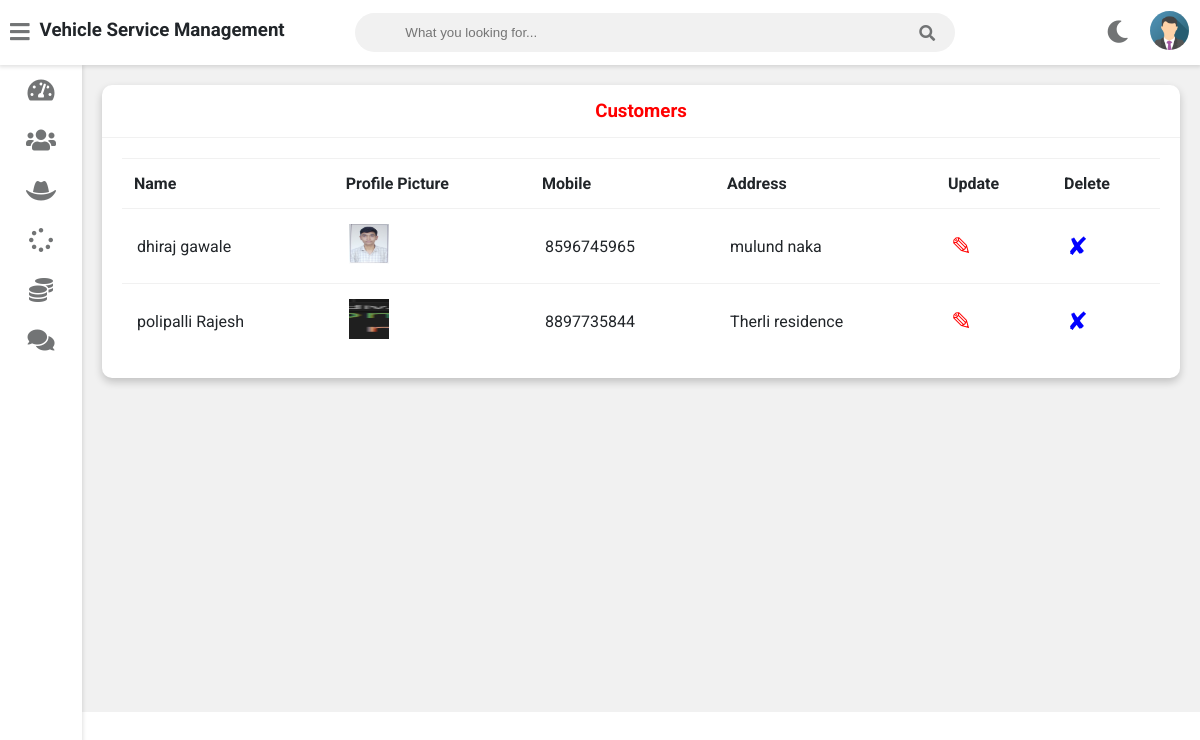
/admin-view-customer (signed in), run on the app's committed database.
### vehicle/models.py (models this page shows, shortened)
class Customer(models.Model):
    user=models.OneToOneField(User,on_delete=models.CASCADE)
    profile_pic= models.ImageField(upload_to='profile_pic/CustomerProfilePic/',null=True,blank=True)
    address = models.CharField(max_length=40)
    mobile = models.CharField(max_length=20,null=False)
    @property
    def get_name(self):
        return self.user.first_name+" "+self.user.last_name

### vehicle/views.py (the view)
# urls.py: path('admin-view-customer',views.admin_view_customer_view,name='admin-view-customer'),
@login_required(login_url='adminlogin')
def admin_view_customer_view(request):
    customers=models.Customer.objects.all()
    return render(request,'vehicle/admin_view_customer.html',{'customers':customers})

### templates/vehicle/admin_view_customer.html
{% extends 'vehicle/adminbase.html' %}
{% block content %}
{% load static %}
	<div class="wrapper">
		<div class="row">
			<div class="col-12 col-m-12 col-sm-12">
				<div class="card">
					<div class="card-header">
						<h3 style="color:red; text-align:center" >Customers
						</h3>
					</div>
					<div class="card-content">
						<table>
							<thead>
                <tr>
                  <th>Name</th>
                  <th>Profile Picture</th>
                  <th>Mobile</th>
                  <th>Address</th>
                  <th>Update</th>
                  <th>Delete</th>
                </tr>
							</thead>
							<tbody>
              {% for c in customers %}
                <tr>
                  <td> {{c.get_name}}</td>
                  <td> <img src="{% static c.profile_pic.url %}" alt="Profile Pic" height="40px" width="40px" /></td>
                  <td>{{c.mobile}}</td>
                  <td>{{c.address}}</td>
                  <td><a  style="color:red; text-decoration:none;font-size:25px;" href="{% url 'update-customer' c.id  %}">&#9998;</a></td>
                  <td><a style="color:blue; text-decoration:none;font-size:25px;"href="{% url 'delete-customer' c.id  %}">&#10008;</a></td>
                </tr>
                {% endfor %}
							</tbody>
						</table>
					</div>
				</div>
			</div>
		</div>
<br><br><br><br><br><br><br><br><br><br><br><br><br><br><br><br>
	</div>
{% endblock content %}

### templates/vehicle/adminbase.html (shortened to what this page needs)
<!DOCTYPE html>
{% load static %}
<html>
<head>
	<link rel="stylesheet" type="text/css" href="https://cdnjs.cloudflare.com/ajax/libs/Chart.js/2.9.3/Chart.min.css">
	<link rel="stylesheet" type="text/css" href="{% static "fontawesome-free/css/all.min.css" %}">
	<link rel="stylesheet" type="text/css" href="{% static "style.css" %}">
</head>
<body class="overlay-scrollbar">
	<div class="navbar">
		<ul class="navbar-nav">
			<li class="nav-item">
				<a class="nav-link">
					<i class="fas fa-bars" onclick="collapseSidebar()"></i>
				</a>
			</li>
			<li class="nav-item">
				<h3>Vehicle Service Management</h3>
			</li>
		</ul>
		<form class="navbar-search">
			<input type="text" name="Search" class="navbar-search-input" placeholder="What you looking for...">
			<i class="fas fa-search"></i>
		</form>
		<ul class="navbar-nav nav-right">
			<li class="nav-item mode">
				<a class="nav-link" href="#" onclick="switchTheme()">
					<i class="fas fa-moon dark-icon"></i>
				</a>
			</li>
			<li class="nav-item avt-wrapper">
				<div class="avt dropdown">
					<img src="{% static "images/admin.png" %} " alt="User image" class="dropdown-toggle" data-toggle="user-menu">
				</div>
			</li>
		</ul>
	</div>
	<div class="sidebar">
		<ul class="sidebar-nav">
			<li class="sidebar-nav-item">
				<a href="/admin-dashboard" class="sidebar-nav-link">
					<div>
						<i class="fas fa-tachometer-alt"></i>
					</div>
				</a>
			</li>
			<li class="sidebar-nav-item">
				<a href="/admin-customer" class="sidebar-nav-link">
					<div>
						<i class="fas fa-users"></i>
					</div>
				</a>
			</li>
			<li  class="sidebar-nav-item">
				<a href="/admin-mechanic" class="sidebar-nav-link">
					<div>
					<i class="fas fa-hat-cowboy"></i>
					</div>
				</a>
			</li>
			<li  class="sidebar-nav-item">
				<a href="/admin-request" class="sidebar-nav-link">
					<div>
						<i class="fas fa-spinner"></i>
					</div>
				</a>
			</li>
			<li  class="sidebar-nav-item">
				<a href="/admin-report" class="sidebar-nav-link">
					<div>
						<i class="fas fa-coins"></i>
					</div>
				</a>
			</li>
			<li  class="sidebar-nav-item">
				<a href="/admin-feedback" class="sidebar-nav-link">
					<div>
					<i class="fas fa-comments"></i>
					</div>
				</a>
			</li>
		</ul>
	</div>
<div>
	<div class="content">
		{% block content %}
		{% endblock content %}
	</div>
</div>
</body>
</html>

### static/style.css (style rules this page uses)
:root { --primary-color: #4834d4; --success-color: #6ab04c; --warning-color: #f0932b; --danger-color: #eb4d4b; --light-color: #212529; --light-second-color: #727475; --light-background: #ffffff; --light-second-background: #f1f1f1; --dark-color: #909090; --dark-second-color: #f5f6fa; --dark-background: #23242D; --dark-second-background: #181818; }
.light { --main-bg-color: var(--light-background); --second-bg-color: var(--light-second-background); --main-color: var(--light-color); --second-color: var(--light-second-color); }
* { box-sizing: border-box; }
body { font-family: 'Roboto', sans-serif; background: var(--main-bg-color); color: var(--main-color); margin: 0; }
.navbar { display: flex; flex-direction: row; background: var(--main-bg-color); color: var(--main-color); position: fixed; top: 0; right: 0; left: 0; z-index: 101; box-shadow: rgba(0,0,0,0.12) 0px 1px 4px 1px; }
.navbar-nav { list-style: none; display: flex; flex-direction: row; padding-left: 0; margin-bottom: 0; margin-top: 0; }
.nav-link { float: left; text-align: center; padding: 21px 10px; text-decoration: none; font-size: 17px; color: var(--second-color); position: relative; }
.navbar-nav i { font-size: 1.4rem; }
.nav-right { margin-left: auto; }
.navbar-search { position: relative; margin: auto; width: 50%; }
.navbar-search input { background: var(--second-bg-color); border: none; padding: 12px 50px 12px 50px; width: 100%; outline: none; color: var(--main-color); border-radius: 20px; }
.navbar-search i { position: absolute; top: 50%; right: 20px; transform: translateY(-50%); color: var(--second-color); cursor: pointer; }
.avt img { width: 39px; height: 39px; border-radius: 50%; }
.avt { padding: 11px }
.dropdown { position: relative; }
.wrapper { padding: 10px; margin-left: 82px; padding-top: 75px; background: var(--second-bg-color); transition: margin-left .5s; }
.sidebar { width: 82px; height: 100vh; position: fixed; margin-top: 65px; background: var(--main-bg-color); box-shadow: rgba(0,0,0,0.12) 0px 1px 4px 1px; overflow: hidden; z-index: 100; transition: width .5s; }
.sidebar-nav { list-style: none; padding: 0; margin: 0; display: flex; flex-direction: column; align-items: center; height: 100vh; }
.sidebar-nav-item { width: 100%; }
.sidebar-nav-link { display: flex; align-items: center; color: var(--main-color); text-decoration: none; }
.sidebar-nav-link i { font-size: 1.5rem; color: var(--second-color); position: absolute; left: 50%; top: 50%; transform: translate(-50%, -50%); }
.sidebar-nav-link div { min-width: 82px; height: 50px; position: relative; }
.row { display: flex; flex-wrap: wrap; flex-direction: row; }
.row:after, .row:before { box-sizing: border-box; }
[class*="col-"] { padding: 10px; }
@media only screen and (min-width: 600px) { .col-sm-12 { width: 100%; } }
@media only screen and (min-width: 768px) { .col-m-12 { width: 100%; } }
@media only screen and (min-width: 992px) { .col-12 { width: 100%; } }
.card { background: var(--main-bg-color); color: var(--main-color); border-radius: 10px; margin-bottom: 10px; box-shadow: 0 4px 8px 0 rgba(0,0,0,0.2); }
.card-header { padding: 15px 30px; border-bottom: 1px solid var(--second-bg-color); position: relative; }
.card-header h3 { margin: 0; }
.card-content { padding: 20px; overflow-x: auto; }
table { border-collapse: collapse; width: 100%; }
table td { border-top: 1px solid var(--second-bg-color); padding: 15px; }
table th { border-top: 1px solid var(--second-bg-color); border-bottom: 1px solid var(--second-bg-color); padding: 15px 12px; text-align: left; }

### data on the page
Customer: get_name "dhiraj gawale", profile_pic (picture), mobile "8596745965", address "mulund naka"
Customer: get_name "polipalli Rajesh", profile_pic (picture), mobile "8897735844", address "Therli residence"
